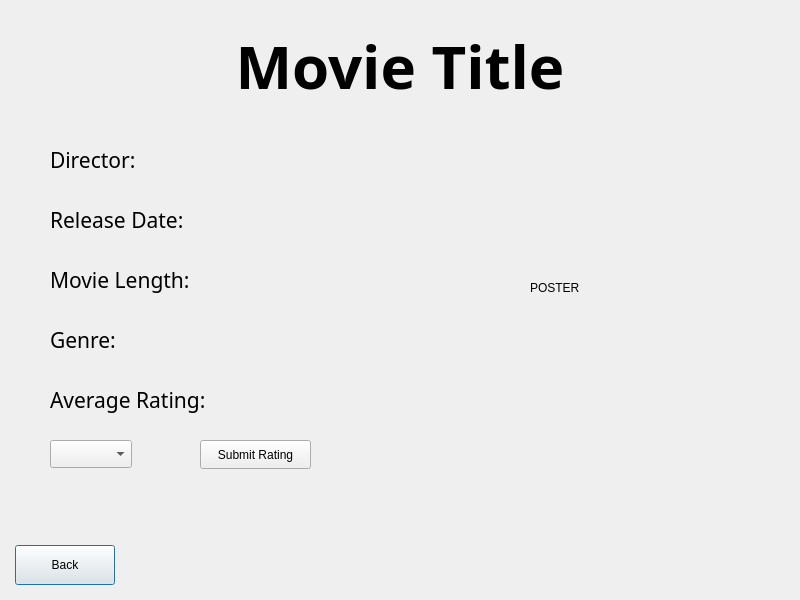
<?xml version="1.0" encoding="UTF-8"?>
<ui version="4.0">
 <class>MoviesGUI_Display</class>
 <widget class="QDialog" name="MoviesGUI_Display">
  <property name="geometry">
   <rect>
    <x>0</x>
    <y>0</y>
    <width>800</width>
    <height>600</height>
   </rect>
  </property>
  <property name="windowTitle">
   <string>Dialog</string>
  </property>
  <widget class="QPushButton" name="buttonBack_themovie">
   <property name="geometry">
    <rect>
     <x>15</x>
     <y>545</y>
     <width>100</width>
     <height>40</height>
    </rect>
   </property>
   <property name="text">
    <string>Back</string>
   </property>
  </widget>
  <widget class="QLabel" name="labelTitle_themovie">
   <property name="geometry">
    <rect>
     <x>25</x>
     <y>25</y>
     <width>750</width>
     <height>80</height>
    </rect>
   </property>
   <property name="font">
    <font>
     <family>Bahnschrift SemiLight SemiConde</family>
     <pointsize>45</pointsize>
     <bold>true</bold>
     <underline>false</underline>
    </font>
   </property>
   <property name="layoutDirection">
    <enum>Qt::LayoutDirection::LeftToRight</enum>
   </property>
   <property name="text">
    <string>Movie Title</string>
   </property>
   <property name="alignment">
    <set>Qt::AlignmentFlag::AlignCenter</set>
   </property>
  </widget>
  <widget class="QLabel" name="labelDirector_themovie">
   <property name="geometry">
    <rect>
     <x>50</x>
     <y>140</y>
     <width>300</width>
     <height>40</height>
    </rect>
   </property>
   <property name="font">
    <font>
     <family>Bahnschrift SemiLight SemiConde</family>
     <pointsize>16</pointsize>
    </font>
   </property>
   <property name="text">
    <string>Director:</string>
   </property>
  </widget>
  <widget class="QLabel" name="labelDate_themovie">
   <property name="geometry">
    <rect>
     <x>50</x>
     <y>200</y>
     <width>300</width>
     <height>40</height>
    </rect>
   </property>
   <property name="font">
    <font>
     <family>Bahnschrift SemiLight SemiConde</family>
     <pointsize>16</pointsize>
    </font>
   </property>
   <property name="text">
    <string>Release Date: </string>
   </property>
  </widget>
  <widget class="QLabel" name="labelLength_themovie">
   <property name="geometry">
    <rect>
     <x>50</x>
     <y>260</y>
     <width>300</width>
     <height>40</height>
    </rect>
   </property>
   <property name="font">
    <font>
     <family>Bahnschrift SemiLight SemiConde</family>
     <pointsize>16</pointsize>
    </font>
   </property>
   <property name="text">
    <string>Movie Length: </string>
   </property>
  </widget>
  <widget class="QLabel" name="labelGenre_themovie">
   <property name="geometry">
    <rect>
     <x>50</x>
     <y>320</y>
     <width>300</width>
     <height>40</height>
    </rect>
   </property>
   <property name="font">
    <font>
     <family>Bahnschrift SemiLight SemiConde</family>
     <pointsize>16</pointsize>
    </font>
   </property>
   <property name="text">
    <string>Genre: </string>
   </property>
  </widget>
  <widget class="QLabel" name="labelPic_themovie">
   <property name="geometry">
    <rect>
     <x>530</x>
     <y>140</y>
     <width>200</width>
     <height>296</height>
    </rect>
   </property>
   <property name="text">
    <string>POSTER</string>
   </property>
  </widget>
  <widget class="QComboBox" name="comboBoxRating_themovie">
   <property name="geometry">
    <rect>
     <x>50</x>
     <y>440</y>
     <width>82</width>
     <height>28</height>
    </rect>
   </property>
  </widget>
  <widget class="QPushButton" name="buttonRating_themovie">
   <property name="geometry">
    <rect>
     <x>200</x>
     <y>440</y>
     <width>111</width>
     <height>29</height>
    </rect>
   </property>
   <property name="text">
    <string>Submit Rating</string>
   </property>
  </widget>
  <widget class="QLabel" name="labelRating_themovie">
   <property name="geometry">
    <rect>
     <x>50</x>
     <y>380</y>
     <width>300</width>
     <height>40</height>
    </rect>
   </property>
   <property name="font">
    <font>
     <family>Bahnschrift SemiLight SemiConde</family>
     <pointsize>16</pointsize>
    </font>
   </property>
   <property name="text">
    <string>Average Rating: </string>
   </property>
  </widget>
 </widget>
 <resources/>
 <connections/>
</ui>
